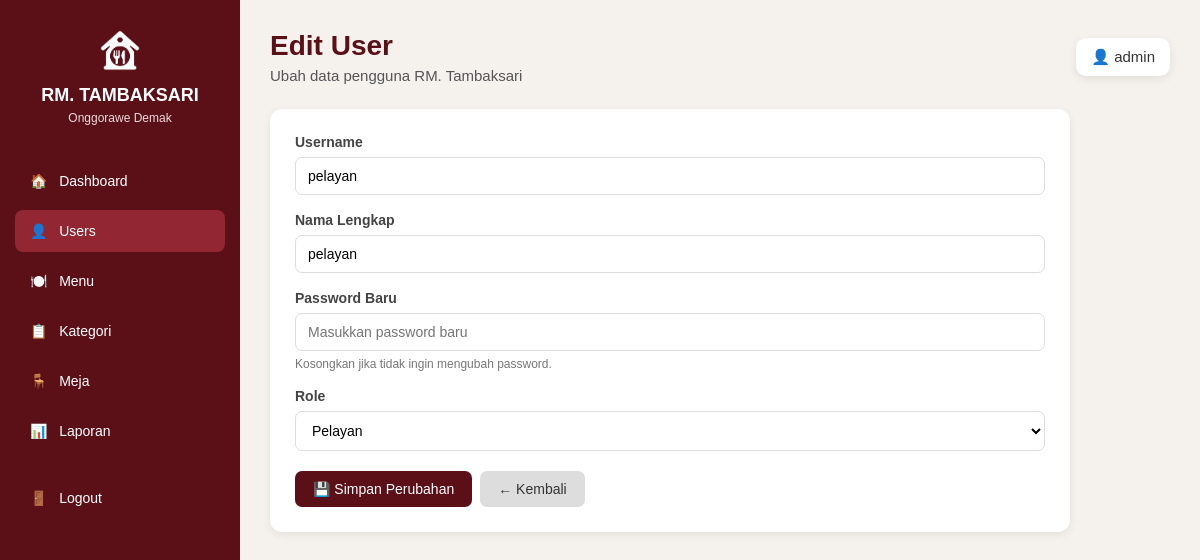
The app's page /admin/users/edit.php?id_user=3 with its own data.
### tables this page shows
CREATE TABLE `users` (
  `id_user` int NOT NULL,
  `username` varchar(50) DEFAULT NULL,
  `password` varchar(255) DEFAULT NULL,
  `role` enum('admin','pelayan','koki') DEFAULT NULL,
  `nama` varchar(100) DEFAULT NULL
);

### admin/users/edit.php (the view, shortened to what this page needs)
<?php
include "../../config.php";
$id_user = $_GET['id_user'];
$query = mysqli_query($db, "
    SELECT *
    FROM users
    WHERE id_user = '$id_user'
");
$data = mysqli_fetch_assoc($query);
?>
<!DOCTYPE html>
<html lang="id">
<head>
</head>
<body>
<div class="sidebar">
    <div class="logo">
        <img
            src="../../assets/images/logo.png"
            alt="Logo RM Tambaksari"
        >
        <h2>RM. TAMBAKSARI</h2>
        <p>Onggorawe Demak</p>
    </div>
    <ul class="menu-sidebar">
        <li>
            <a href="../dashboard.php">
                🏠 &nbsp; Dashboard
            </a>
        </li>
        <li>
            <a href="index.php" class="active">
                👤 &nbsp; Users
            </a>
        </li>
        <li>
            <a href="../menu/index.php">
                🍽️ &nbsp; Menu
            </a>
        </li>
        <li>
            <a href="../kategori/index.php">
                📋 &nbsp; Kategori
            </a>
        </li>
        <li>
            <a href="../meja/index.php">
                🪑 &nbsp; Meja
            </a>
        </li>
        <li>
            <a href="../laporan/index.php">
                📊 &nbsp; Laporan
            </a>
        </li>
        <li>
            <a href="../../logout.php" class="logout">
                🚪 &nbsp; Logout
            </a>
        </li>
    </ul>
</div>
<div class="main">
    <div class="topbar">
        <div>
            <h1>Edit User</h1>
            <p>
                Ubah data pengguna RM. Tambaksari
            </p>
        </div>
        <div class="admin-name">
            👤
            <?= htmlspecialchars(
                $_SESSION['username'] ?? 'admin'
            ); ?>
        </div>
    </div>
    <div class="card">
        <form method="POST">
            <div class="form-group">
                <label>Username</label>
                <input
                    type="text"
                    name="username"
                    value="<?= htmlspecialchars(
                        $data['username']
                    ); ?>"
                    required
                >
            </div>
            <div class="form-group">
                <label>Nama Lengkap</label>
                <input
                    type="text"
                    name="nama"
                    value="<?= htmlspecialchars(
                        $data['nama']
                    ); ?>"
                    required
                >
            </div>
            <div class="form-group">
                <label>Password Baru</label>
                <input
                    type="password"
                    name="password"
                    placeholder="Masukkan password baru"
                >
                <p class="keterangan">
                    Kosongkan jika tidak ingin mengubah password.
                </p>
            </div>
            <div class="form-group">
                <label>Role</label>
                <select
                    name="role"
                    required
                >
                    <option
                        value="pelayan"
                        <?= $data['role'] == 'pelayan'
                            ? 'selected'
                            : ''; ?>
                    >
                        Pelayan
                    </option>
                </select>
            </div>
            <div class="button-group">
                <button
                    type="submit"
                    name="update"
                    class="btn btn-update"
                >
                    💾 Simpan Perubahan
                </button>
                <a
                    href="index.php"
                    class="btn btn-kembali"
                >
                    ← Kembali
                </a>
            </div>
        </form>
    </div>
</div>
</body>
</html>

### admin/users/edit.php (style rules this page uses)
* { margin: 0; padding: 0; box-sizing: border-box; font-family: Arial, sans-serif; }
body { background: #f5f1ed; color: #333; }
.sidebar { width: 240px; height: 100vh; background: #5b1018; color: white; position: fixed; left: 0; top: 0; padding: 25px 15px; }
.logo { text-align: center; margin-bottom: 35px; }
.logo img { width: 50px; height: 50px; object-fit: contain; margin-bottom: 6px; }
.logo h2 { font-size: 18px; color: white; }
.logo p { font-size: 12px; color: #eadada; margin-top: 5px; }
.menu-sidebar { list-style: none; }
.menu-sidebar li { margin-bottom: 8px; }
.menu-sidebar a { display: block; padding: 13px 15px; color: white; text-decoration: none; border-radius: 8px; font-size: 14px; }
.menu-sidebar a.active { background: #922733; }
.menu-sidebar .logout { margin-top: 25px; }
.main { margin-left: 240px; padding: 30px; }
.topbar { display: flex; justify-content: space-between; align-items: center; margin-bottom: 25px; }
.topbar h1 { color: #5b1018; font-size: 28px; margin-bottom: 5px; }
.topbar p { color: #555; font-size: 15px; }
.admin-name { background: white; padding: 10px 15px; border-radius: 10px; box-shadow: 0 3px 10px rgba(0,0,0,0.08); font-size: 15px; }
.card { background: white; border-radius: 12px; padding: 25px; max-width: 800px; box-shadow: 0 3px 10px rgba(0,0,0,0.07); }
.form-group { margin-bottom: 17px; }
.form-group label { display: block; font-size: 14px; font-weight: bold; margin-bottom: 7px; color: #444; }
.form-group input, .form-group select { width: 100%; padding: 10px 12px; border: 1px solid #ddd; border-radius: 7px; font-size: 14px; outline: none; background: white; }
.keterangan { font-size: 12px; color: #777; margin-top: 6px; }
.button-group { margin-top: 20px; display: flex; gap: 8px; }
.btn { border: none; padding: 10px 18px; border-radius: 7px; text-decoration: none; font-size: 14px; cursor: pointer; }
.btn-update { background: #5b1018; color: white; }
.btn-kembali { background: #ddd; color: #333; }

### records on screen
users: username "pelayan", nama "pelayan", role "Pelayan"

### other values on screen
$_SESSION['username'] "admin"
